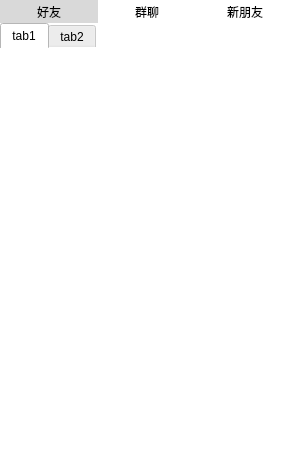
<?xml version="1.0" encoding="UTF-8"?>
<ui version="4.0">
 <class>CotPWidget</class>
 <widget class="QWidget" name="CotPWidget">
  <property name="geometry">
   <rect>
    <x>0</x>
    <y>0</y>
    <width>300</width>
    <height>474</height>
   </rect>
  </property>
  <property name="minimumSize">
   <size>
    <width>0</width>
    <height>0</height>
   </size>
  </property>
  <property name="windowTitle">
   <string>CotPWidget</string>
  </property>
  <property name="styleSheet">
   <string notr="true">border: 0px;
background-color: #ffffff;</string>
  </property>
  <widget class="QTabWidget" name="m_tabWidget">
   <property name="geometry">
    <rect>
     <x>0</x>
     <y>23</y>
     <width>300</width>
     <height>474</height>
    </rect>
   </property>
   <property name="currentIndex">
    <number>0</number>
   </property>
   <widget class="QWidget" name="tab1">
    <attribute name="title">
     <string>tab1</string>
    </attribute>
   </widget>
   <widget class="QWidget" name="tab2">
    <attribute name="title">
     <string>tab2</string>
    </attribute>
   </widget>
  </widget>
  <widget class="QPushButton" name="m_friendPushButton">
   <property name="geometry">
    <rect>
     <x>0</x>
     <y>0</y>
     <width>98</width>
     <height>23</height>
    </rect>
   </property>
   <property name="styleSheet">
    <string notr="true">border: 0px;
background-color: #d9d9d9;
</string>
   </property>
   <property name="text">
    <string>好友</string>
   </property>
  </widget>
  <widget class="QPushButton" name="m_groupPushButton">
   <property name="geometry">
    <rect>
     <x>98</x>
     <y>0</y>
     <width>98</width>
     <height>23</height>
    </rect>
   </property>
   <property name="styleSheet">
    <string notr="true">border: 0px;</string>
   </property>
   <property name="text">
    <string>群聊</string>
   </property>
  </widget>
  <widget class="QPushButton" name="m_newFriPushButton">
   <property name="geometry">
    <rect>
     <x>196</x>
     <y>0</y>
     <width>98</width>
     <height>23</height>
    </rect>
   </property>
   <property name="styleSheet">
    <string notr="true">border: 0px;</string>
   </property>
   <property name="text">
    <string>新朋友</string>
   </property>
  </widget>
 </widget>
 <resources/>
 <connections/>
</ui>
